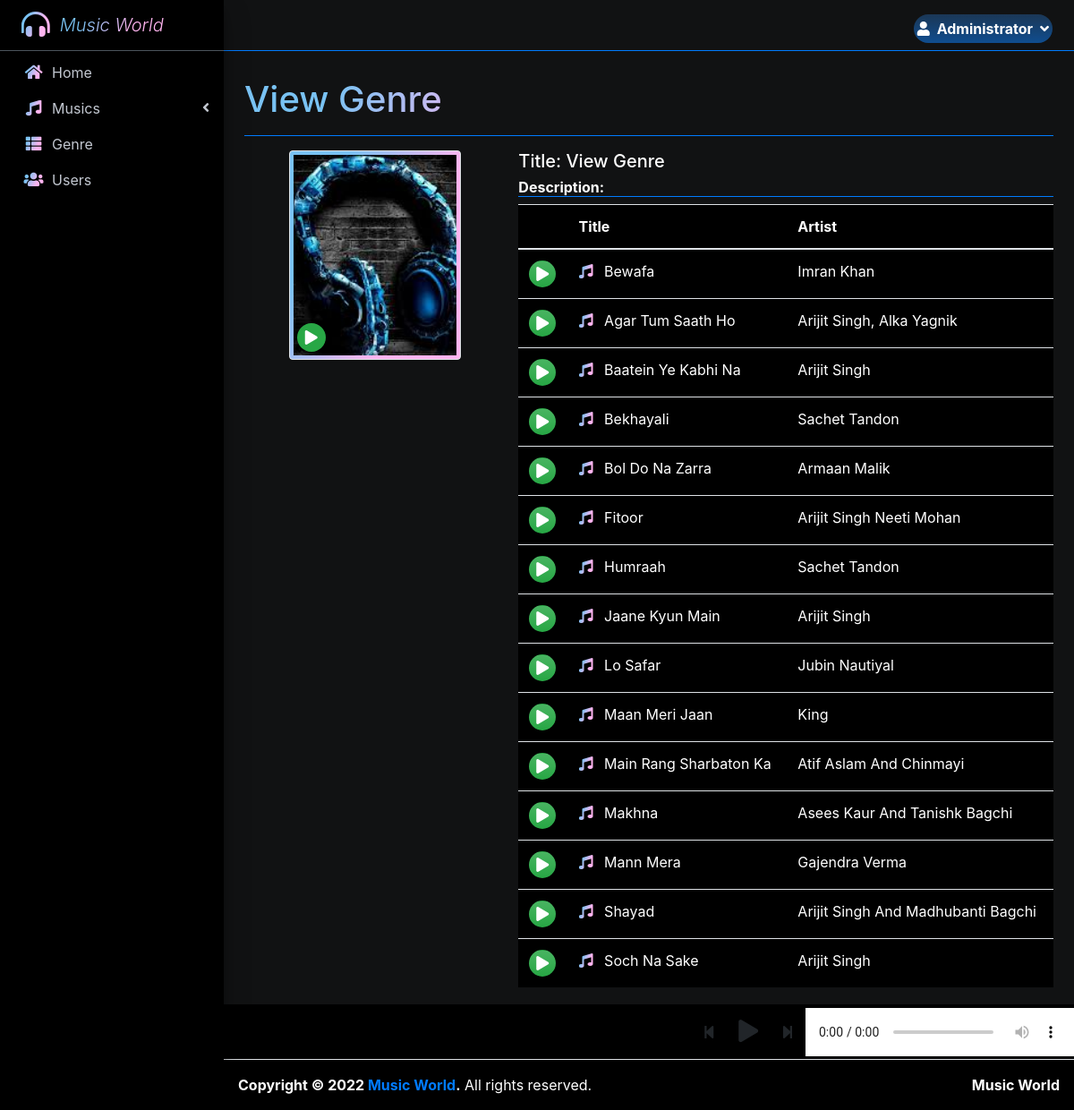
Screenshot of /index.php?page=view_genre&id=2 (signed in) with the database file from the repository.
### tables this page shows
CREATE TABLE `uploads` (
  `id` int(30) NOT NULL,
  `user_id` int(30) NOT NULL,
  `genre_id` int(30) NOT NULL,
  `title` text NOT NULL,
  `artist` text NOT NULL,
  `description` text NOT NULL,
  `upath` text NOT NULL,
  `cover_image` text NOT NULL,
  `date_created` int(11) NOT NULL DEFAULT current_timestamp()
);

### view_genre.php (the view, shortened to what this page needs)
<?php
include 'db_connect.php';
?>
<div class="col-lg-12">
	<div class="row">
		<div class="col-md-4">
			<center>
				<div class="d-flex img-thumbnail bg-gradient-1 position-relative" style="width: 12rem">
					<img src="assets/uploads/<?php echo $cover_photo ?>" alt="" style="object-fit: cover;max-width: 100%;height:14rem">
					<span class="position-absolute" style="bottom:.5em;left:.5em"><div class=" bg-green rounded-circle d-flex justify-content-center align-items-center" style="width: 2rem;height: 2rem;cursor: pointer;" onclick="play_playlist()"><i class="fa fa-play"></i></div></span>
				</div>
			</center>
		</div>
		<div class="col-md-8">
			<h5 class="text-white">Title: <?php echo ucwords($title); ?></h5>
			<h6 class="text-white border-bottom border-primary"><b class="text-white">Description:</b></h6>
			<table class="table bg-black">
			<thead>
				<tr>
					<th></th>
					<th>Title</th>
					<th>Artist</th>
				</tr>
			</thead>
			<tbody>
				<?php
				$i = 0;
					$items = $conn->query("SELECT * FROM uploads where genre_id =$id ");
					while($row= $items->fetch_assoc()):
				?>
					<tr class="pitem" data-queue="<?php echo $i ?>" data-id="<?php echo $row['id'] ?>" data-upath="<?php echo $row['upath'] ?>">
						<td>
							<span class="btn bg-gradient-success rounded-circle d-flex justify-content-center align-items-center" style="width:30px;height:30px;z-index:2" onclick="play_playlist(<?php echo $i ?>)">
								<div class="fa fa-play text-white"></div>
							</span>
						</td>
						<td>
							<i class='fa fa-music text-gradient-primary mr-2'></i>
							<?php echo ucwords($row['title']) ?>
						</td>
						<td>
							<?php echo ucwords($row['artist']) ?>
						</td>
					</tr>
				<?php
					$i++;
					endwhile;
				 ?>
			</tbody>
			</table>
		</div>
	</div>
</div>

### rows the page displays
uploads: title "Bewafa", artist "Imran Khan"
uploads: title "Agar Tum Saath Ho", artist "Arijit Singh, Alka Yagnik"
uploads: title "Baatein Ye Kabhi Na", artist "Arijit Singh"
uploads: title "Bekhayali", artist "Sachet Tandon"
uploads: title "Bol Do Na Zarra", artist "Armaan Malik"
uploads: title "Fitoor", artist "Arijit Singh Neeti Mohan"
uploads: title "Humraah", artist "Sachet Tandon"
uploads: title "Jaane Kyun Main", artist "Arijit Singh"
uploads: title "Lo Safar", artist "Jubin Nautiyal"
uploads: title "Maan Meri Jaan", artist "King"
uploads: title "Main Rang Sharbaton Ka", artist "Atif Aslam And Chinmayi"
uploads: title "Makhna", artist "Asees Kaur And Tanishk Bagchi"
uploads: title "Mann Mera", artist "Gajendra Verma"
uploads: title "Shayad", artist "Arijit Singh And Madhubanti Bagchi"
uploads: title "Soch Na Sake", artist "Arijit Singh"

### other values shown
$_SESSION['login_firstname'] "Administrator"
$title "View Genre"
